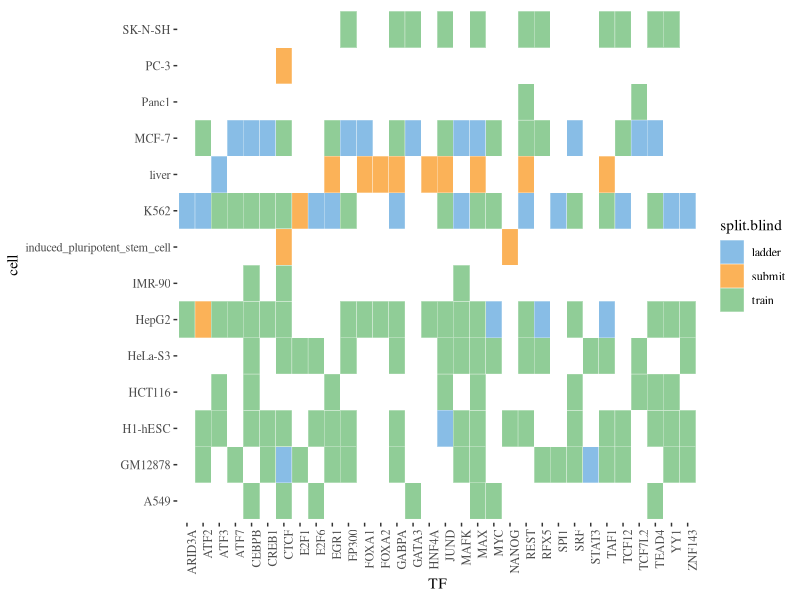

The R source for this figure:
## ---- chunk 1
library(stringr)
library(dplyr)
library(reshape2)
library(ggplot2)
library(ggthemes)
#
# Parse the information about the TFs.
scraped <-
'ARID3A 	HepG2 	K562 	
ATF2 	GM12878, H1-hESC, MCF-7 	K562 	HepG2
ATF3 	HCT116, H1-hESC, HepG2, K562 	liver 	
ATF7 	GM12878, HepG2, K562 	MCF-7 	
CEBPB 	A549, H1-hESC, HCT116, HeLa-S3, HepG2, IMR-90, K562 	MCF-7 	
CREB1 	GM12878, H1-hESC, HepG2, K562 	MCF-7 	
CTCF 	A549, H1-hESC, HeLa-S3, HepG2, IMR-90, K562, MCF-7 	GM12878 	PC-3, induced_pluripotent_stem_cell
E2F1 	GM12878, HeLa-S3 		K562
E2F6 	A549, H1-hESC, HeLa-S3 	K562 	
EGR1 	GM12878, H1-hESC, HCT116, MCF-7 	K562 	liver
EP300 	GM12878, H1-hESC, HeLa-S3, HepG2, K562, SK-N-SH 	MCF-7 	
FOXA1 	HepG2 	MCF-7 	liver
FOXA2 	HepG2 		liver
GABPA 	GM12878, H1-hESC, HeLa-S3, HepG2, MCF-7, SK-N-SH 	K562 	liver
GATA3 	A549, SK-N-SH 	MCF-7 	
HNF4A 	HepG2 		liver
JUND 	HCT116, HeLa-S3, HepG2, K562, MCF-7, SK-N-SH 	H1-hESC 	liver
MAFK 	GM12878, H1-hESC, HeLa-S3, HepG2, IMR-90 	K562, MCF-7 	
MAX 	A549, GM12878, H1-hESC, HCT116, HeLa-S3, HepG2, K562, SK-N-SH 	MCF-7 	liver
MYC 	A549, HeLa-S3, K562, MCF-7 	HepG2 	
NANOG 	H1-hESC 		induced_pluripotent_stem_cell
REST 	H1-hESC, HeLa-S3, HepG2, MCF-7, Panc1, SK-N-SH 	K562 	liver
RFX5 	GM12878, HeLa-S3, MCF-7, SK-N-SH 	HepG2 	
SPI1 	GM12878 	K562 	
SRF 	GM12878, H1-hESC, HCT116, HepG2, K562 	MCF-7 	
STAT3 	HeLa-S3 	GM12878 	
TAF1 	GM12878, H1-hESC, HeLa-S3, K562, SK-N-SH 	HepG2 	liver
TCF12 	GM12878, H1-hESC, MCF-7, SK-N-SH 	K562 	
TCF7L2 	HCT116, HeLa-S3, Panc1 	MCF-7 	
TEAD4 	A549, H1-hESC, HCT116, HepG2, K562, SK-N-SH 	MCF-7 	
YY1 	GM12878, H1-hESC, HCT116, HepG2, SK-N-SH 	K562 	
ZNF143 	GM12878, H1-hESC, HeLa-S3, HepG2 	K562 	'
lines <- str_split(scraped, fixed('\n'))[[1]]
parse.line <- function(l) {
    # print(l)
    parsed <- str_trim(str_split(l, fixed('\t'), 4)[[1]])
    # parsed[[2]] <- str_split(parsed[[2]], fixed(', '))[[1]]
    # print(parsed)
    parsed
}
parsed <- lapply(lines, parse.line)
split.for.col <- function(col) {
    if (2 == col) return('train')
    if (3 == col) return('ladder')
    if (4 == col) return('submit')
}
parse.tfs <- function(parsed, col) {
    data.frame(
        TF=parsed[[1]],
        cell=str_split(parsed[[col]], fixed(', '))[[1]],
        split=split.for.col(col))
}
parse.cols <- function(parsed) {
    res <- parse.tfs(parsed, 2)
    if (length(parsed) > 2) res <- rbind(res, parse.tfs(parsed, 3))
    if (length(parsed) > 3) res <- rbind(res, parse.tfs(parsed, 4))
    res %>% filter("" != cell)
}
tfs <- do.call(rbind, lapply(parsed, parse.cols))
tf.levels <- levels(tfs$TF)
cell.levels <- levels(tfs$cell)
#
# Add information about which TF/cell type combos are true blind
true.blind.ladder <- data.frame(
    TF = factor(c('ATF2', 'ATF7', 'CREB1', 'FOXA1', 'TCF12'), levels=tf.levels),
    cell = factor(c('K562', 'MCF-7', 'MCF-7', 'MCF-7', 'K562'), levels=cell.levels),
    true.blind = TRUE)
tfs <- tfs %>% left_join(true.blind.ladder) %>%
    mutate(
        true.blind = ifelse(is.na(true.blind), 'submit' == split, true.blind),
        split.blind = ifelse('ladder'==split,
                             ifelse(true.blind, 'ladder.blind', 'ladder'),
                             as.character(split)))
tfs
## ---- chunk 2
ggplot(tfs, aes(TF, cell)) +
    geom_tile(aes(fill=split.blind), colour='white') +
    scale_fill_few() +
    theme_tufte() +
    theme(axis.text.x = element_text(angle = 90, hjust = 1))
